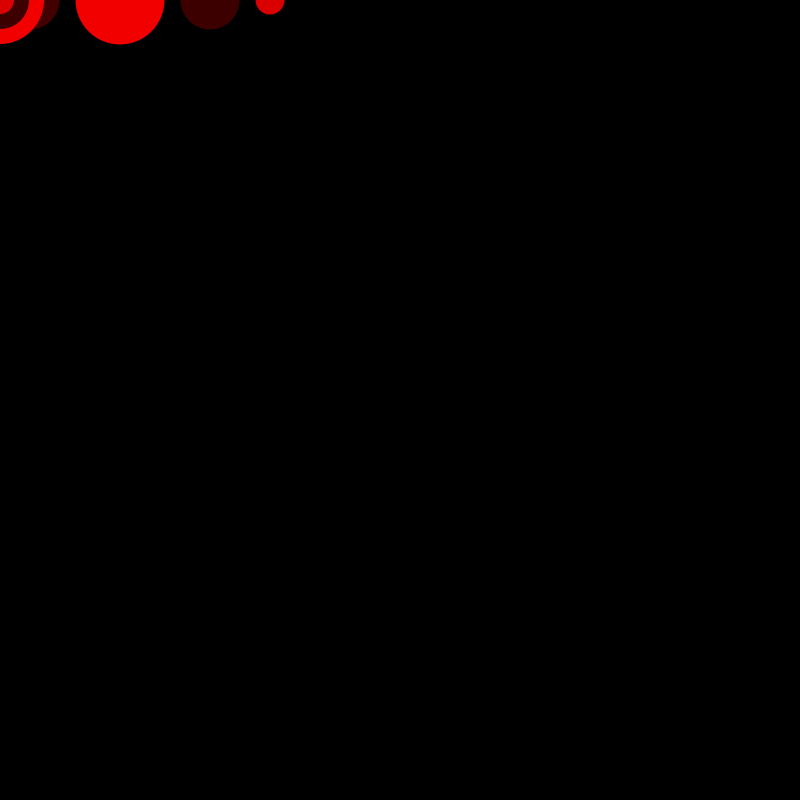
Frame 1 (no input)
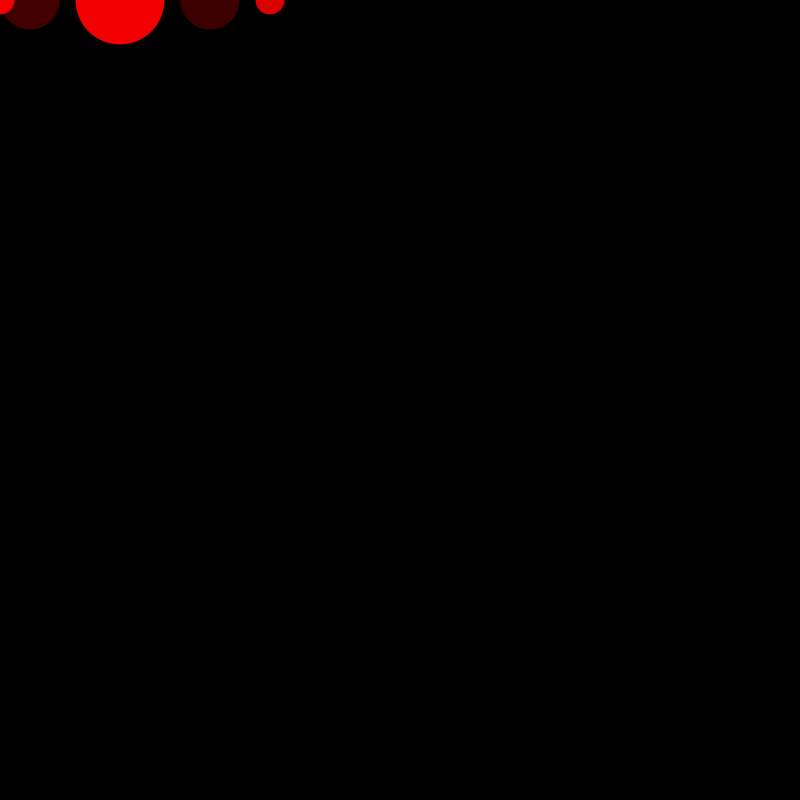
Frame 60 (the mouse pressed at the canvas centre just before this capture)
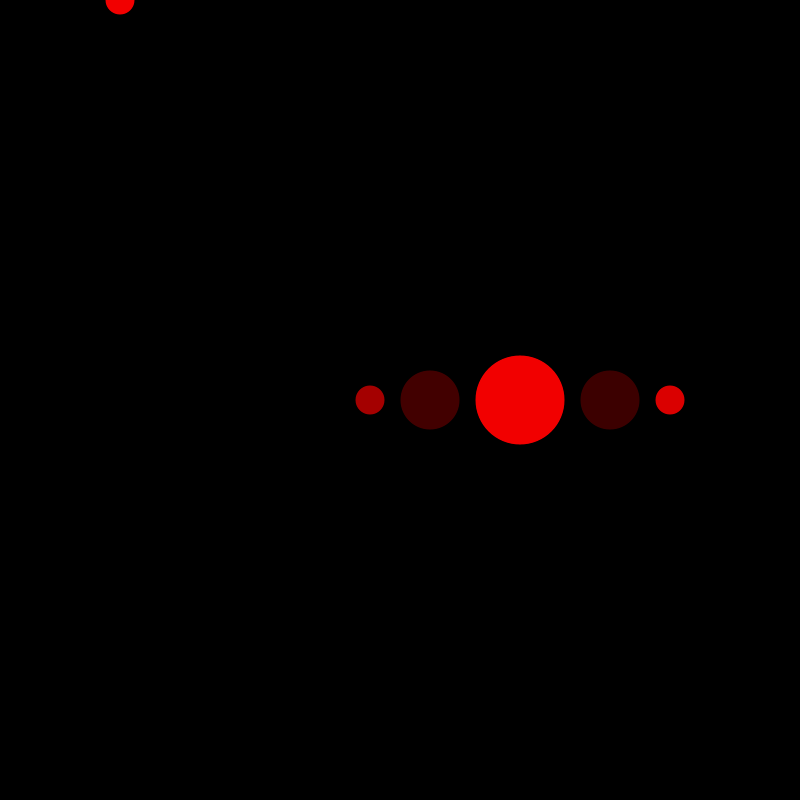
Frame 120 (the mouse held since frame 60 and released just before this capture)

The Processing sketch that drew these frames (run headless with seeded random() and noise(); from frame 60 on, the mouse is pressed at the canvas centre):

// Processing sketch: sketch_06_02_snake_functions
// ── sketch_06_02_snake_functions.pde
Snake snake0;
Snake snake1;
Snake snake2;
Snake snake3;
Snake snake4;

void setup() {
  size(800, 800);
  // Initialize
  snake0 = new Snake(30);
  snake1 = new Snake(60);
  snake2 = new Snake(90);
  snake3 = new Snake(60);
  snake4 = new Snake(30);
}

void draw() {
  background(0);

  // Update and display
  snake0.update(mouseX-30, mouseY);
  snake0.display();

  // Update and display
  snake1.update(mouseX+30, mouseY);
  snake1.display();
  
  // Update and display
  snake2.update(mouseX+120, mouseY);
  snake2.display();
  
  // Update and display
  snake3.update(mouseX+210, mouseY);
  snake3.display();
  
  // Update and display
  snake4.update(mouseX+270, mouseY);
  snake4.display();
}

// ── Snake.pde
class Snake {
  // x and y positions
  int[] xpos;
  int[] ypos;
  int c = color(random(255),0,0);

  // The constructor determines the length of the snake
  Snake(int n) {
    xpos = new int[n];
    ypos = new int[n];
  }

  void update(int tempX, int tempY) {
    // Shift all elements down one spot. 
    // xpos[0] = xpos[1], xpos[1] = xpos = [2], and so on. Stop at the second to last element.
    for (int i = 0; i < xpos.length-1; i ++ ) {
      xpos[i] = xpos[i+1]; 
      ypos[i] = ypos[i+1];
    }

    // Update the last spot in the array with the mouse location.
    xpos[xpos.length-1] = tempX; 
    ypos[ypos.length-1] = tempY;
  }

  void display() {
    // Draw everything
    for (int i = 0; i < xpos.length; i ++ ) {
      // Draw an ellipse for each element in the arrays. 
      // Color and size are tied to the loop's counter: i.
      noStroke();
      fill(c);
      ellipse(xpos[i],ypos[i],i,i); 
    }

  }

}
